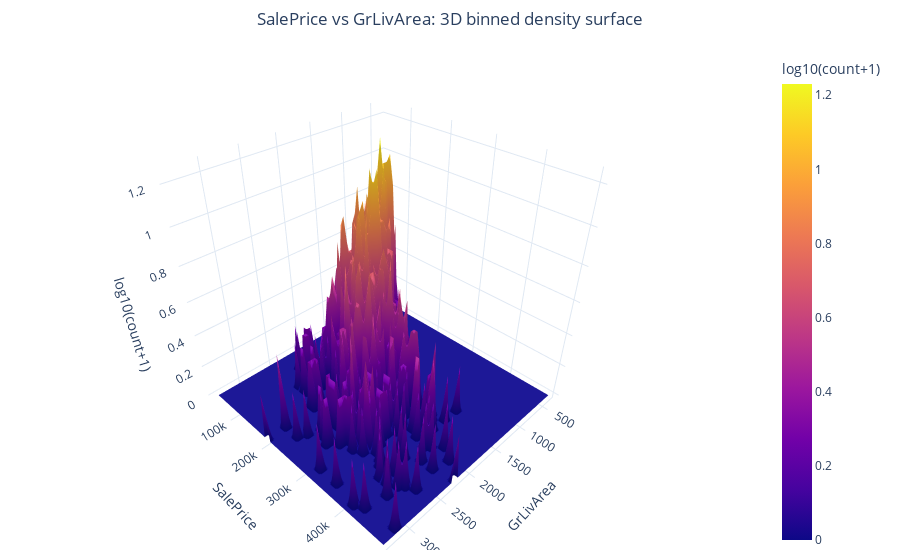

Notebook source saved alongside this figure:
### Code cell
import numpy as np
import plotly.graph_objects as go

x, y = "GrLivArea", "SalePrice"
d = df_raw[[x, y]].dropna()

d = d[(d[x] <= d[x].quantile(0.995)) & (d[y] <= d[y].quantile(0.995))]

xbins = 55
ybins = 55

x_edges = np.linspace(d[x].min(), d[x].max(), xbins + 1)
y_edges = np.linspace(d[y].min(), d[y].max(), ybins + 1)

H, x_e, y_e = np.histogram2d(d[x].to_numpy(), d[y].to_numpy(), bins=[x_edges, y_edges])

x_centers = (x_e[:-1] + x_e[1:]) / 2
y_centers = (y_e[:-1] + y_e[1:]) / 2
Xc, Yc = np.meshgrid(x_centers, y_centers, indexing="xy")
Z = H.T

fig = go.Figure(
    data=go.Surface(
        x=Xc,
        y=Yc,
        z=np.log10(Z + 1),
        showscale=True,
        colorbar=dict(title="log10(count+1)")
    )
)

fig.update_layout(
    template="plotly_white",
    title=f"{y} vs {x}: 3D binned density surface",
    title_x=0.5,
    margin=dict(l=10, r=10, t=50, b=10),
    scene=dict(
        xaxis_title=x,
        yaxis_title=y,
        zaxis_title="log10(count+1)"
    )
)

fig.show()

### Figure 1 — Plotly figure (JSON) as saved in the notebook; plotly's stock layout.template omitted (floating-point values rounded to 4 significant figures; data arrays with more than 128 entries replaced by an {"elided": "..."} marker saying what was removed)
{"data": [{"colorbar": {"title": {"text": "log10(count+1)"}}, "showscale": true, "type": "surface", "x": {"elided": "55x55 float values"}, "y": {"elided": "55x55 float values"}, "z": {"elided": "55x55 float values"}}], "layout": {"margin": {"b": 10, "l": 10, "r": 10, "t": 50}, "scene": {"xaxis": {"title": {"text": "GrLivArea"}}, "yaxis": {"title": {"text": "SalePrice"}}, "zaxis": {"title": {"text": "log10(count+1)"}}}, "title": {"text": "SalePrice vs GrLivArea: 3D binned density surface", "x": 0.5}}}
